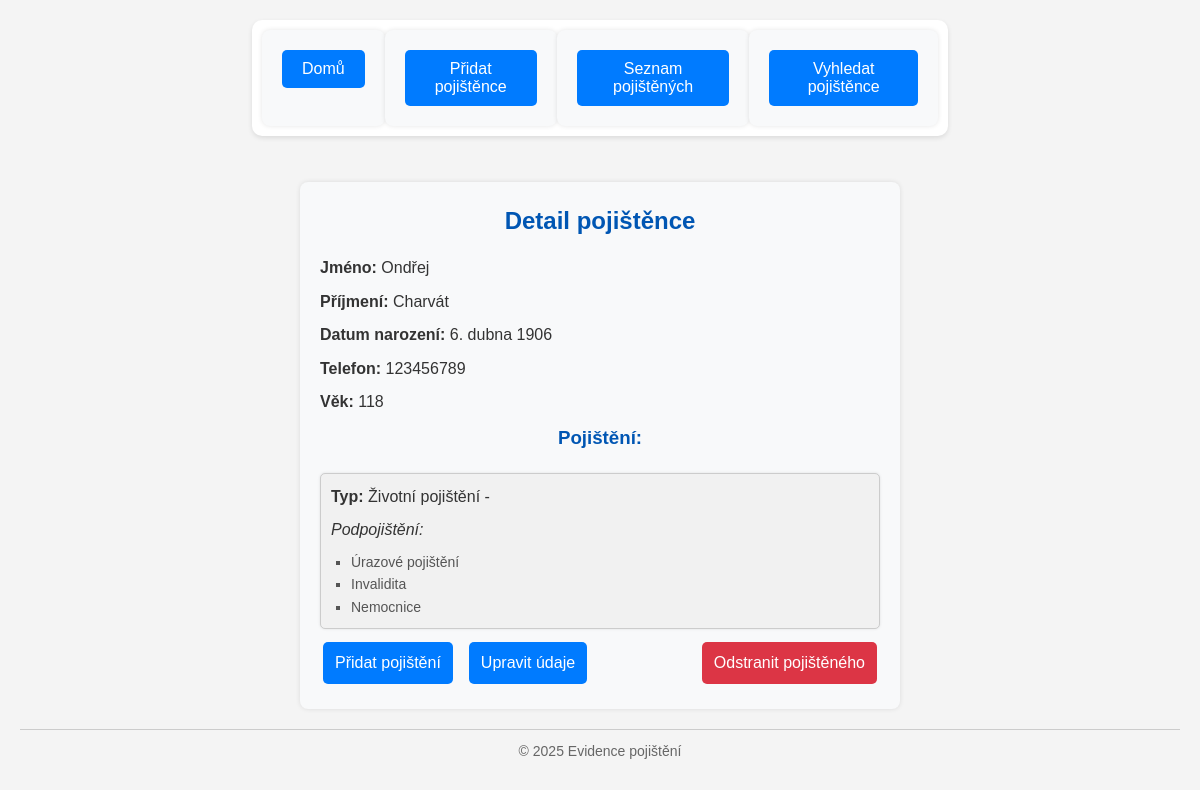
The app's page /insured/28/ with its own data.
### insurance/models.py (models this page shows, shortened)
class InsuredPerson(models.Model):
    first_name = models.CharField(max_length=50)
    last_name = models.CharField(max_length=50)
    birth_date = models.DateField(null=True, blank=True) # Datum narození místo věku
    phone = models.CharField(max_length=9)
    @property
    def age(self):
        import datetime
        if not self.birth_date:
            return "Neznámé"  # nebo vrátit např. 0, či prázdný string
        today = datetime.date.today()
        age = today.year - self.birth_date.year - ((today.month, today.day) < (self.birth_date.month, self.birth_date.day))
        return age

class Insurance(models.Model):
    TYPE_CHOICES = [
        ('life', 'Životní pojištění'),
        ('travel', 'Cestovní pojištění'),
        ('property', 'Majetkové pojištění'),
    ]
    insured_person = models.ForeignKey(InsuredPerson, on_delete=models.CASCADE)
    insurance_type = models.CharField(max_length=20, choices=TYPE_CHOICES)
    duration_years = models.IntegerField()

class SubInsurance(models.Model):
    insurance = models.ForeignKey(Insurance, on_delete=models.CASCADE)
    name = models.CharField(max_length=100)
    price = models.IntegerField()

### insurance/views.py (the view)
# urls.py: path('insured/<int:person_id>/', views.insured_detail, name='insured_detail'),
def insured_detail(request, person_id):
    person = get_object_or_404(InsuredPerson, id=person_id)
    return render(request, 'insurance/insured_detail.html', {'person': person})

### insurance/templates/insurance/insured_detail.html (shortened to what this page needs)
{% load static %}
<!DOCTYPE html>
<html lang="cs">
<head>
    <link rel="stylesheet" href="{% static 'css/blog.css' %}">
</head>
<body>
    <div class="navigacni_menu">
        <form action="{% url 'index' %}" method="get">
            <button type="submit">Domů</button>
        </form>
        <form action="{% url 'add_insured_with_insurance' %}" method="get">
            <button type="submit">Přidat pojištěnce</button>
        </form>
        <form action="{% url 'insured_list' %}" method="get">
            <button type="submit">Seznam pojištěných</button>
        </form>
        <form action="{% url 'search_insured' %}" method="get">
            <button type="submit">Vyhledat pojištěnce</button>
        </form>
    </div>
    <br>
    <div class="detail-pojistence">
        <h2>Detail pojištěnce</h2>
        <p><strong>Jméno:</strong> {{ person.first_name }}</p>
        <p><strong>Příjmení:</strong> {{ person.last_name }}</p>
        <p><strong>Datum narození:</strong> {{ person.birth_date }}</p>
        <p><strong>Telefon:</strong> {{ person.phone }}</p>
        <p><strong>Věk:</strong> {{ person.age }}</p>
        <h3>Pojištění:</h3>
        {% if person.insurance_set.all %}
            <ul class="pojisteni-seznam">
                {% for insurance in person.insurance_set.all %}
                    <li class="pojisteni-polozka">
                        <strong>Typ:</strong> {{ insurance.get_insurance_type_display }} -
                        {% if insurance.subinsurance_set.all %}
                            <p><em>Podpojištění:</em></p>
                            <ul class="subpojisteni-seznam">
                                {% for sub in insurance.subinsurance_set.all %}
                                    <li class="subpojisteni-polozka">{{ sub.name }}</li>
                                {% endfor %}
                            </ul>
                        {% endif %}
                    </li>
                {% endfor %}
            </ul>
        {% else %}
            <p>Žádné pojištění nenalezeno.</p>
        {% endif %}
        <div class="akce-pojisteny">
            <a href="{% url 'add_insurance' person.id %}" class="tlacitko">Přidat pojištění</a>
            <a href="{% url 'edit_insured' person.id %}" class="tlacitko">Upravit údaje</a>
            <a href="{% url 'delete_insured_with_password' person.id %}"
               class="tlacitko tlacitko-smazat">
                Odstranit pojištěného
            </a>
        </div>
    </div>
    <footer>
        <p>&copy; 2025 Evidence pojištění</p>
    </footer>
</body>
</html>

### static/css/blog.css (style rules this page uses)
* { margin: 0; padding: 0; box-sizing: border-box; font-family: Arial, sans-serif; }
body { background-color: #f4f4f4; color: #333; line-height: 1.6; padding: 20px; }
h1, h2, h3 { text-align: center; color: #0056b3; margin-bottom: 20px; }
form { background: #f8f9fa; padding: 20px; border-radius: 8px; box-shadow: 0px 0px 5px rgba(0, 0, 0, 0.1); max-width: 500px; margin: 20px auto; }
button { background: #007bff; color: white; padding: 10px 15px; border: none; border-radius: 5px; cursor: pointer; transition: background 0.3s; }
footer { text-align: center; margin-top: 20px; padding-top: 10px; border-top: 1px solid #ccc; font-size: 14px; color: #666; }
.navigacni_menu { display: flex; justify-content: space-between; background-color: #fff; padding: 10px; border-radius: 10px; box-shadow: 0 2px 5px rgba(0, 0, 0, 0.1); margin-left: 20%; margin-right: 20%; }
.navigacni_menu form { margin: 0; flex-grow: 1; }
.navigacni_menu button { padding: 10px 20px; border: none; background-color: #007bff; color: white; font-size: 16px; border-radius: 5px; cursor: pointer; transition: background 0.3s; width: 100%; }
.detail-pojistence { background: #f8f9fa; padding: 20px; border-radius: 8px; box-shadow: 0px 0px 5px rgba(0, 0, 0, 0.1); max-width: 600px; margin: 20px auto; }
.detail-pojistence h2 { text-align: center; color: #0056b3; margin-bottom: 15px; }
.detail-pojistence p { font-size: 16px; margin: 8px 0; }
.pojisteni-seznam { list-style-type: none; padding: 0; }
.pojisteni-polozka { background: #fff; padding: 15px; margin-bottom: 10px; border-radius: 5px; border: 1px solid #ddd; box-shadow: 0px 0px 3px rgba(0, 0, 0, 0.1); }
.subpojisteni-seznam { list-style-type: square; margin: 5px 0 0 20px; }
.subpojisteni-polozka { font-size: 14px; color: #555; }
.pojisteni-polozka { background: #f1f1f1; padding: 10px; margin-bottom: 8px; border-radius: 5px; border: 1px solid #ccc; }
.subpojisteni-seznam { list-style-type: square; margin-left: 20px; }
.tlacitko { display: inline-block; padding: 8px 12px; margin: 5px 3px; background: #007bff; color: #fff; text-decoration: none; border-radius: 5px; transition: background 0.3s; }
.tlacitko-smazat { background: #dc3545; }
.akce-pojisteny { display: flex; justify-content: flex-start; gap: 10px; }
.akce-pojisteny .tlacitko-smazat { margin-left: auto; }

### records on screen
InsuredPerson: first_name "Ondřej", last_name "Charvát", birth_date "6. dubna 1906", phone "123456789", age "118"
Insurance: insurance_type "Životní pojištění"
SubInsurance: name "Úrazové pojištění"
SubInsurance: name "Invalidita"
SubInsurance: name "Nemocnice"
